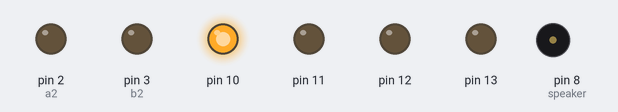
The sketch below on a simulated Arduino Uno, built with avr-gcc and run on an emulated ATmega328P. On the bench: output pins drawn as LEDs (lit = HIGH), buzzer (waves = sounding). Pins used as bus, display or sensor lines are not drawn.

Above: at 0.5 s.
At 3.5 s:
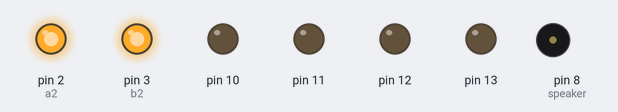
At 4.5 s:
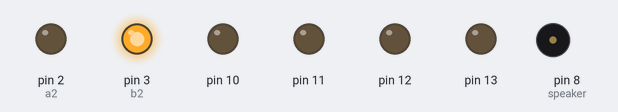
At 6.5 s:
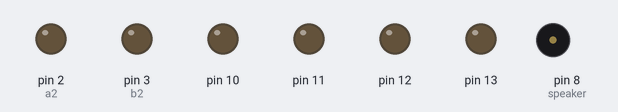
At 9.5 s:
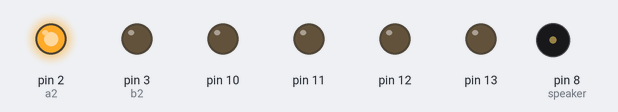
At 12.5 s:
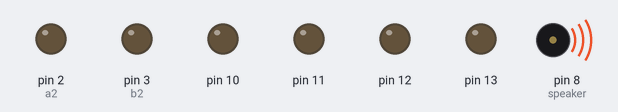
Timing chart, 0 to 16.2 s (numbered marks = the images above):
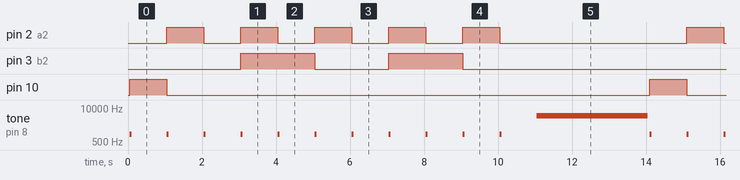

Measured:
- by itself, pin 2 (a2): repeats every 14.1 s: 4 × (LOW 1.0 s, HIGH 1.0 s), LOW 5.1 s, HIGH 1.0 s
- by itself, pin 3 (b2): repeats every 14.1 s: LOW 2.0 s, HIGH 2.0 s, LOW 8.1 s, HIGH 2.0 s
- by itself, pin 10: alternates HIGH for 1.0 s and LOW for 13.1 s
- by itself, tone on pin 8 (speaker): plays 1000 Hz for 0.05 s, 1000 Hz for 0.05 s, 1000 Hz for 0.05 s, 1000 Hz for 0.05 s, 1000 Hz for 0.05 s, 1000 Hz for 0.05 s … (36 notes in this stretch)

The sketch:

CounterStrike.ino
```cpp
int delayTime = 1000;
int pitch = 1000;
void setup(){

  //Init pins 2-5, 8 and 10-13 as output pins
  pinMode(2, OUTPUT); //a2
  pinMode(3, OUTPUT); //b2
  pinMode(4, OUTPUT); //c2
  pinMode(5, OUTPUT); //c3

  pinMode(8, OUTPUT); //speaker

  pinMode(10, OUTPUT);
  pinMode(11, OUTPUT);
  pinMode(12, OUTPUT);
  pinMode(13, OUTPUT);
}

void loop()
{
  digitalWrite(10, LOW); digitalWrite(11, LOW); digitalWrite(12, LOW); digitalWrite(13, LOW);
  digitalWrite(2, LOW); digitalWrite(3, LOW); digitalWrite(4, LOW); digitalWrite(5, LOW);
  noTone(8);
  delay(50);

  //10
  digitalWrite(10, HIGH); digitalWrite(11, LOW); digitalWrite(12, LOW); digitalWrite(13, LOW);
  digitalWrite(2, LOW); digitalWrite(3, LOW); digitalWrite(4, LOW); digitalWrite(5, LOW);
  noTone(8);
  tone(8, pitch, 50);
  delay(delayTime);

  //9
  digitalWrite(10, LOW); digitalWrite(11, LOW); digitalWrite(12, LOW);digitalWrite(13, LOW);
  digitalWrite(2, HIGH); digitalWrite(3, LOW); digitalWrite(4, LOW); digitalWrite(5, HIGH);
  tone(8, pitch, 50);
  delay(delayTime);

  //8
  digitalWrite(10, LOW); digitalWrite(11, LOW); digitalWrite(12, LOW);digitalWrite(13, LOW);
  digitalWrite(2, LOW); digitalWrite(3, LOW); digitalWrite(4, LOW); digitalWrite(5, HIGH);
  tone(8, pitch, 50);
  delay(delayTime);

  //7
  digitalWrite(10, LOW); digitalWrite(11, LOW); digitalWrite(12, LOW);digitalWrite(13, LOW);
  digitalWrite(2, HIGH); digitalWrite(3, HIGH); digitalWrite(4, HIGH); digitalWrite(5, HIGH);
  tone(8, pitch, 50);
  delay(delayTime);

  //6
  digitalWrite(10, LOW); digitalWrite(11, LOW); digitalWrite(12, LOW);digitalWrite(13, LOW);
  digitalWrite(2, LOW); digitalWrite(3, HIGH); digitalWrite(4, HIGH); digitalWrite(5, HIGH);
  tone(8, pitch, 50);
  delay(delayTime);

  //5
  digitalWrite(10, LOW); digitalWrite(11, LOW); digitalWrite(12, LOW);digitalWrite(13, LOW);
  digitalWrite(2, HIGH); digitalWrite(3, LOW); digitalWrite(4, HIGH); digitalWrite(5, LOW);
  tone(8, pitch, 50);
  delay(delayTime);

  //4
  digitalWrite(10, LOW); digitalWrite(11, LOW); digitalWrite(12, LOW);digitalWrite(13, LOW);
  digitalWrite(2, LOW); digitalWrite(3, LOW); digitalWrite(4, HIGH); digitalWrite(5, LOW);
  tone(8, pitch, 50);
  delay(delayTime);

  //3
  digitalWrite(10, LOW); digitalWrite(11, LOW); digitalWrite(12, LOW);digitalWrite(13, LOW);
  digitalWrite(2, HIGH); digitalWrite(3, HIGH); digitalWrite(4, LOW); digitalWrite(5, LOW);
  tone(8, pitch, 50);
  delay(delayTime);

  //2
  digitalWrite(10, LOW); digitalWrite(11, LOW); digitalWrite(12, LOW);digitalWrite(13, LOW);
  digitalWrite(2, LOW); digitalWrite(3, HIGH); digitalWrite(4, LOW); digitalWrite(5, LOW);
  tone(8, pitch, 50);
  delay(delayTime);

  //1
  digitalWrite(10, LOW); digitalWrite(11, LOW); digitalWrite(12, LOW);digitalWrite(13, LOW);
  digitalWrite(2, HIGH); digitalWrite(3, LOW); digitalWrite(4, LOW); digitalWrite(5, LOW);
  tone(8, pitch, 50);
  delay(delayTime);

  //0
  digitalWrite(10, LOW); digitalWrite(11, LOW); digitalWrite(12, LOW);digitalWrite(13, LOW);
  digitalWrite(2, LOW); digitalWrite(3, LOW); digitalWrite(4, HIGH); digitalWrite(5, LOW);
  tone(8, pitch, 50);
  delay(delayTime);

  tone(8, 5000, 3000);
  delay(3000);
}
```
